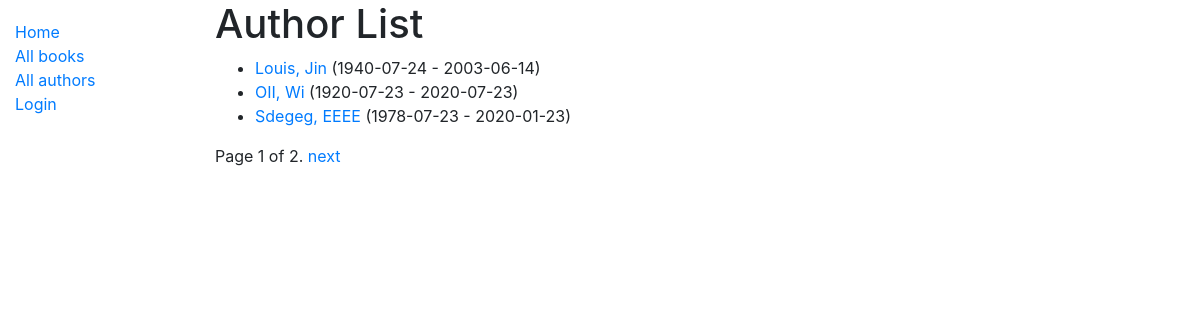
Screenshot of /catalog/authors/ with the database file from the repository.
### catalog/models.py (models this page shows)
class Author(models.Model):
    first_name = models.CharField(max_length=100)
    last_name = models.CharField(max_length=100)
    date_of_birth = models.DateField(null=True, blank=True)
    date_of_death = models.DateField('Died', null=True, blank=True)
    class Meta:
        ordering = ['last_name', 'first_name']
    def get_absolute_url(self):
        return reverse('author-detail', args=[str(self.id)])
    def __str__(self):
        return f'{self.last_name}, {self.first_name}'
    def life_span(self):
        return f'{self.date_of_birth} - {self.date_of_death}'

### catalog/views.py (the view)
# urls.py: path('authors/', views.AuthorListView.as_view(), name='authors'),
class AuthorListView(generic.ListView):
    model = Author
    paginate_by = 3

### catalog/templates/catalog/author_list.html
{% extends "base_generic.html" %}
{% block content %}
  <h1>Author List</h1>
  {% if author_list %}
  <ul>
    {% for author in author_list %}
      <li>
        <a href="{{ author.get_absolute_url }}">{{ author }}</a> ({{author.life_span}})
      </li>
    {% endfor %}
  </ul>
  {% else %}
    <p>There are no authors in the library.</p>
  {% endif %}
{% endblock %}

### rows the page displays
Author: last_name+first_name "Louis, Jin", life_span "1940-07-24 - 2003-06-14"
Author: last_name+first_name "OII, Wi", life_span "1920-07-23 - 2020-07-23"
Author: last_name+first_name "Sdegeg, EEEE", life_span "1978-07-23 - 2020-01-23"

### other values shown
{{ page_obj.number }} "1"
{{ page_obj.paginator.num_pages }} "2"
